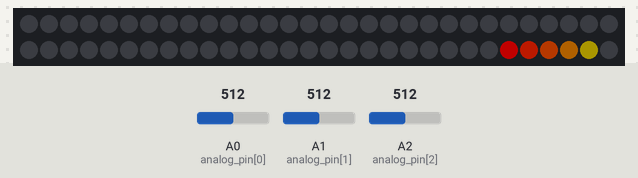
Bench run of a sketch on a simulated Arduino Uno, built with avr-gcc and run on an emulated ATmega328P. Shown: 60 RGB LEDs in strip order, left to right, continuing on the next row. The test bench sets the inputs (shaded band); at power-on: A0 (analog_pin[0]) = 512, A2 (analog_pin[2]) = 512, A1 (analog_pin[1]) = 512. Dim RGB values are drawn brighter than linear.

Above: at 1.2 s.
1.3 s: A0 (analog_pin[0]) set to 716
2.8 s: A0 (analog_pin[0]) set to 306
At 3.3 s:
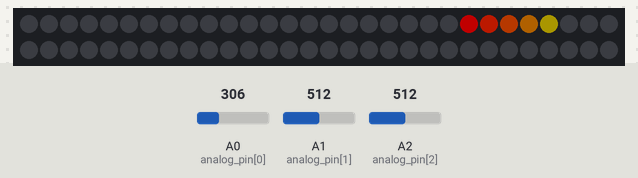
4.3 s: A2 (analog_pin[2]) set to 364
5.8 s: A2 (analog_pin[2]) set to 331
7.3 s: A0 (analog_pin[0]) set to 160
8.8 s: A0 (analog_pin[0]) set to 122
Timing chart, 0 to 11.3 s (numbered marks = the images above; inputs shaded):
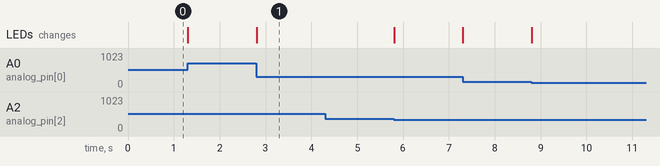

The sketch:

teapLEDtest.ino
```cpp
#include <Adafruit_NeoPixel.h>
#ifdef __AVR__
  #include <avr/power.h>
#endif

#define PIN 6
#define NUMPIXELS 60

int gravity[3] = { 0 };  // 0 == x, 1 == y, 2 == z
const int analog_pin[3] = {A0, A1, A2};

// Parameter 1 = number of pixels in strip
// Parameter 2 = Arduino pin number (most are valid)
// Parameter 3 = pixel type flags, add together as needed:
//   NEO_KHZ800  800 KHz bitstream (most NeoPixel products w/WS2812 LEDs)
//   NEO_KHZ400  400 KHz (classic 'v1' (not v2) FLORA pixels, WS2811 drivers)
//   NEO_GRB     Pixels are wired for GRB bitstream (most NeoPixel products)
//   NEO_RGB     Pixels are wired for RGB bitstream (v1 FLORA pixels, not v2)
//   NEO_RGBW    Pixels are wired for RGBW bitstream (NeoPixel RGBW products)
Adafruit_NeoPixel strip = Adafruit_NeoPixel(NUMPIXELS, PIN, NEO_GRB + NEO_KHZ800);

// IMPORTANT: To reduce NeoPixel burnout risk, add 1000 uF capacitor across
// pixel power leads, add 300 - 500 Ohm resistor on first pixel's data input
// and minimize distance between Arduino and first pixel.  Avoid connecting
// on a live circuit...if you must, connect GND first.

void setup() {
  // This is for Trinket 5V 16MHz, you can remove these three lines if you are not using a Trinket
  #if defined (__AVR_ATtiny85__)
    if (F_CPU == 16000000) clock_prescale_set(clock_div_1);
  #endif
  // End of trinket special code

  strip.begin();
  strip.show(); // Initialize all pixels to 'off'
  pinMode(A0, INPUT);
  pinMode(A1, INPUT);
  pinMode(A2, INPUT);
}

void loop() {
  readSensor();
  for(int i = 0; i < NUMPIXELS; i++){
    strip.setPixelColor(i, strip.Color(0, 0, 0));
  }
  for(int i = 0; i < 5; i++){
    if(gravity[2] > 30){
      strip.setPixelColor(gravity[0] + i - 2, Wheel((i*10) & 255));
    }else{
      strip.setPixelColor(gravity[0] + i - 2, Wheel(((i*10)+128) & 255));
    }
  }
  strip.show();
}

void readSensor(){
  for(int i = 0; i < 3; i++){
    gravity[i] = analogRead(analog_pin[i]);
    gravity[i] = map(gravity[i], 150, 526, 0, 59);
  }
}

// Input a value 0 to 255 to get a color value.
// The colours are a transition r - g - b - back to r.
uint32_t Wheel(byte WheelPos) {
  WheelPos = 255 - WheelPos;
  if(WheelPos < 85) {
    return strip.Color((255 - WheelPos * 3) / 3, 0, WheelPos);
  }
  if(WheelPos < 170) {
    WheelPos -= 85;
    return strip.Color(0, WheelPos, (255 - WheelPos * 3) / 3);
  }
  WheelPos -= 170;
  return strip.Color(WheelPos, (255 - WheelPos * 3) / 3, 0);
}
```

Measured:
- after the input at 2.8 s, the LEDs: change at once (image 1)
- after the input at 4.3 s, every drawn part: stays the same
